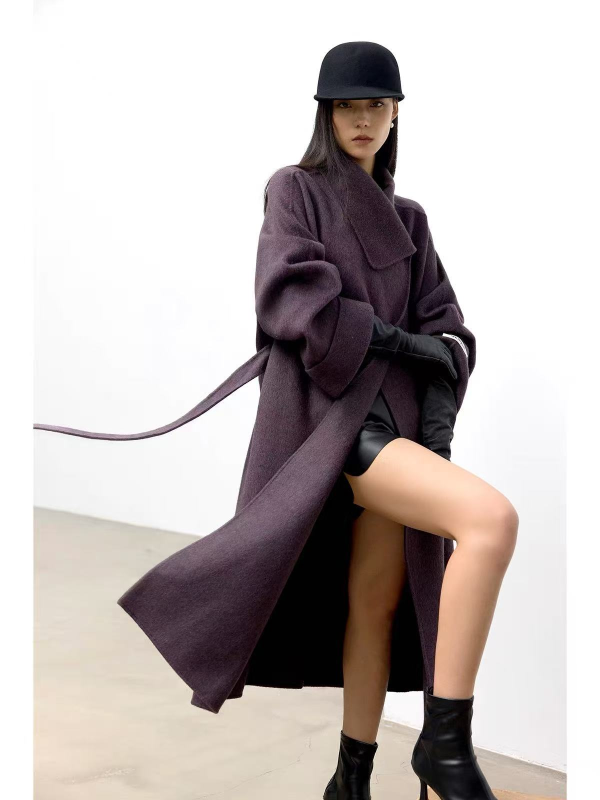
#> input picture example_library/display1.jpg, 1200 x 1600 px (shown at 1/2 size)
$ python -i check_proportions.py   (imports and definitions only)
#> lines starting #> are read from the running program, lines starting #| are printed output that depends on the picture; after the words box and inside, x2 and y2 are one past the last pixel; in counts of white or black regions, pixels touching at a corner belong together
from __future__ import annotations

import argparse
import os
import sys
from pathlib import Path

import cv2
import numpy as np

# [1 line not run here, left out]


HEAD_TO_FACE = 1.3   # full head height vs frontal face-box height
MIN_HEADS = 6.8      # conservative machine estimate for a 7.5-8 head body
MIN_FILL = 0.75      # body height vs frame height
MIN_SHOULDER_RATIO = 1.6
MIN_LEGS = 1.25      # ankle-hip distance / hip-shoulder distance; 1.0 is a five-five split


# [30 lines not run here, left out]


def pose_metrics(img: np.ndarray) -> dict | None:
    """Measure torso/leg split from body landmarks; returns None when unusable."""
    if _POSE is None:
        return None
    rgb = cv2.cvtColor(img, cv2.COLOR_BGR2RGB)
    mp_img = MpImage(image_format=ImageFormat.SRGB, data=rgb)
    result = _POSE.detect(mp_img)
    if not result.pose_landmarks:
        return None
    lm = result.pose_landmarks[0]
    idx = {
        "ls": 11, "rs": 12,   # shoulders
        "lh": 23, "rh": 24,   # hips
        "lk": 25, "rk": 26,   # knees
        "la": 27, "ra": 28,   # ankles
    }
    if any(lm[i].visibility < 0.5 for i in idx.values()):
        return None

    h, w = img.shape[:2]
    def pt(i):
        return np.array([lm[i].x * w, lm[i].y * h])

    shoulder_mid = (pt(idx["ls"]) + pt(idx["rs"])) / 2
    hip_mid = (pt(idx["lh"]) + pt(idx["rh"])) / 2
    ankle_mid = (pt(idx["la"]) + pt(idx["ra"])) / 2
    torso = hip_mid[1] - shoulder_mid[1]
    legs = ankle_mid[1] - hip_mid[1]
    if torso <= 0 or legs <= 0:
        return None

    shoulder_w = float(np.linalg.norm(pt(idx["ls"]) - pt(idx["rs"])))
    hip_w = float(np.linalg.norm(pt(idx["lh"]) - pt(idx["rh"])))
    return {
        "leg_ratio": round(legs / torso, 2),
        "leg_share": round(legs / (legs + torso), 3),
        "shoulder_hip": round(shoulder_w / hip_w, 2) if hip_w else None,
        "_landmarks": {
            "ls": pt(idx["ls"]), "rs": pt(idx["rs"]),
            "lh": pt(idx["lh"]), "rh": pt(idx["rh"]),
            "lk": pt(idx["lk"]), "rk": pt(idx["rk"]),
            "la": pt(idx["la"]), "ra": pt(idx["ra"]),
        },
    }


def detect_face(gray: np.ndarray):
    cascades = [
        cv2.CascadeClassifier(cv2.data.haarcascades + "haarcascade_frontalface_default.xml"),
        cv2.CascadeClassifier(cv2.data.haarcascades + "haarcascade_frontalface_alt2.xml"),
        cv2.CascadeClassifier(cv2.data.haarcascades + "haarcascade_profileface.xml"),
    ]
    best = None
    for casc in cascades:
        faces = casc.detectMultiScale(gray, scaleFactor=1.05, minNeighbors=5, minSize=(20, 20))
        if len(faces):
            candidate = max(faces, key=lambda f: f[2] * f[3])
            if best is None or candidate[2] * candidate[3] > best[2] * best[3]:
                best = candidate
    return best


def imread_unicode(path: Path) -> np.ndarray:
    # cv2.imread cannot handle non-ASCII Windows paths.
    data = np.fromfile(str(path), dtype=np.uint8)
    return cv2.imdecode(data, cv2.IMREAD_COLOR)


def person_mask(img: np.ndarray) -> np.ndarray:
    small = cv2.resize(img, (160, 160))
    border = np.concatenate([small[0, :], small[-1, :], small[:, 0], small[:, -1]])
    bg = np.median(border, axis=0)
    diff = np.abs(small.astype(int) - bg.astype(int)).sum(axis=2)
    mask = (diff > 55).astype(np.uint8) * 255
    mask = cv2.morphologyEx(mask, cv2.MORPH_CLOSE, np.ones((5, 5), np.uint8))
    return cv2.resize(mask, (img.shape[1], img.shape[0]), interpolation=cv2.INTER_NEAREST)


def analyze(
    path: Path,
    min_heads: float = MIN_HEADS,
    min_fill: float = MIN_FILL,
    min_legs: float = MIN_LEGS,
) -> dict:
#> called with path = '../example_library/display1.jpg', min_heads = 6.8, min_fill = 0.75, min_legs = 1.25
    img = imread_unicode(path)
#> in imread_unicode, returned value is the input picture: shape (1600, 1200, 3); mean B, G, R 184, 185.7, 193
    if img is None:
        raise RuntimeError(f"cannot read {path}")

    h, w = img.shape[:2]
#> h = 1600; w = 1200
    scale = 1400 / max(h, w)
#> scale = 0.875
    work = cv2.resize(img, (round(w * scale), round(h * scale))) if scale != 1 else img
    gray = cv2.equalizeHist(cv2.cvtColor(work, cv2.COLOR_BGR2GRAY))
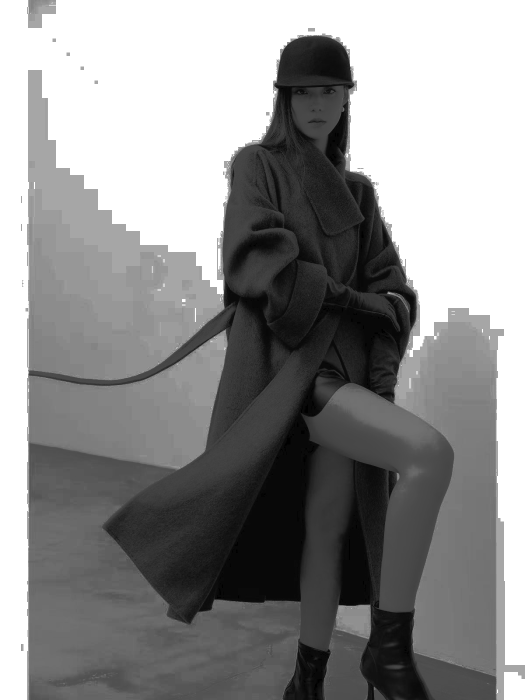
#> gray: shape (1400, 1050) (shown at 1/2 size); min 0, max 255, mean 143.6

    face = detect_face(gray)
#> the loop in detect_face, `for casc in cascades:` made 3 passes
#> best on passes 1 to 2: [565, 140, 133, 133], [567, 138, 135, 135]
#> face = [567, 138, 135, 135]
    mask = person_mask(img)
#> in person_mask, `small = cv2.resize(img, (160, 160))`:
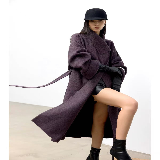
#> small: shape (160, 160, 3); mean B, G, R 184.1, 185.7, 193.1
#> in person_mask, `border = np.concatenate([small[0, :], small[-1, :], small[:, 0], small..`: border = 640 rows, first 8: [255, 255, 255], [255, 255, 255], [255, 255, 255], [255, 255, 255], [255, 255, 255], [255, 255, 255], [255, 255, 255], [255, 255, 255]
#> in person_mask, `bg = np.median(border, axis=0)`: bg = [255, 255, 255]
#> in person_mask, `diff = np.abs(small.astype(int) - bg.astype(int)).sum(axis=2)`:
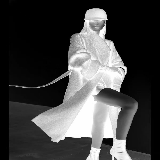
#> diff: shape (160, 160) int64; min 0, max 765, mean 202.1; drawn with min black and max white
#> in person_mask, `mask = (diff > 55).astype(np.uint8) * 255`:
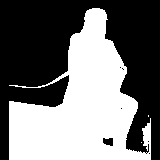
#> mask: shape (160, 160); 45.1% white; 3 white regions (2 under 20 px), largest, box (x1, y1, x2, y2) and area: (9, 8, 151, 160) 11552
#> in person_mask, `mask = cv2.morphologyEx(mask, cv2.MORPH_CLOSE, np.ones((5, 5), np.uint..`:
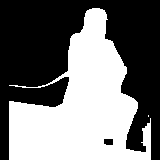
#> mask: shape (160, 160); 45.4% white; 2 white regions (1 under 20 px), largest, box (x1, y1, x2, y2) and area: (9, 8, 151, 160) 11609
#> in person_mask, `return cv2.resize(mask, (img.shape[1], img.shape[0]), interpolation=cv..`:
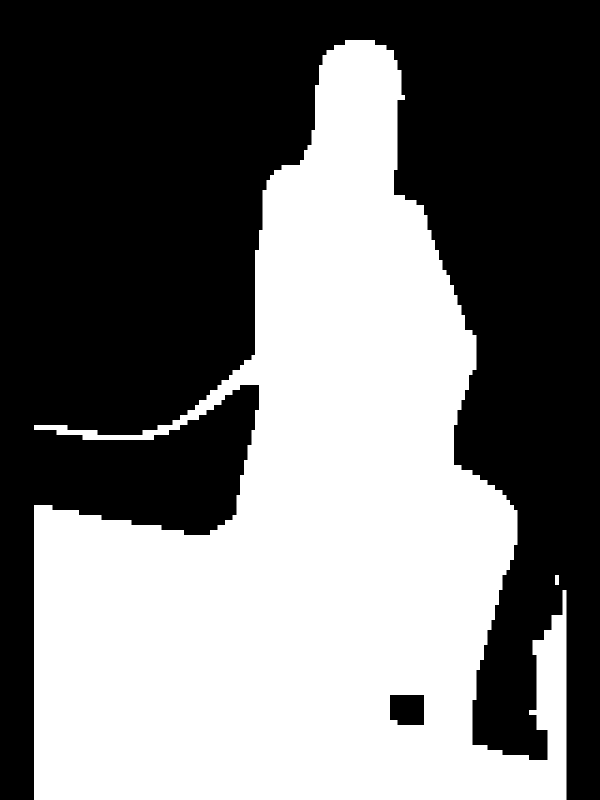
#> returned value: shape (1600, 1200) (shown at 1/2 size); 45.4% white; 2 white regions, box (x1, y1, x2, y2) and area: (68, 80, 1133, 1600) 870640, (1110, 1150, 1118, 1170) 160
    rows = np.where(mask.sum(axis=1) > w * 0.02)[0]
#> rows = 1520 values from 80 to 1599

    result = {
        "path": str(path),
        "frame": (w, h),
        "face_px": None,
        "heads": None,
        "fill": None,
        "shoulder_ratio": None,
        "leg_ratio": None,
        "leg_share": None,
        "thigh_shoulder": None,
        "calf_shoulder": None,
        "ok": False,
        "reason": [],
    }
    pose = pose_metrics(img)
    if pose:
        landmarks = pose.pop("_landmarks")
        result.update(pose)
        ls, rs = landmarks["ls"], landmarks["rs"]
        lh, rh = landmarks["lh"], landmarks["rh"]
        lk, rk = landmarks["lk"], landmarks["rk"]
        la, ra = landmarks["la"], landmarks["ra"]
        shoulder_w = float(np.linalg.norm(ls - rs))
        hip_mid = (lh + rh) / 2
        knee_mid = (lk + rk) / 2
        ankle_mid = (la + ra) / 2

        # [9 lines left out: function width_at_row, not called in this run]

        thigh_w = width_at_row((hip_mid[1] + knee_mid[1]) / 2)
        calf_w = width_at_row((knee_mid[1] + ankle_mid[1]) / 2)
        if thigh_w is not None and shoulder_w:
            result["thigh_shoulder"] = round(thigh_w / shoulder_w, 2)
        if calf_w is not None and shoulder_w:
            result["calf_shoulder"] = round(calf_w / shoulder_w, 2)

    if face is None:
        result["reason"].append("face not detected")
    if len(rows) == 0:
        result["reason"].append("body not detected")

    if face is None or len(rows) == 0:
        result["ok"] = not result["reason"]
        return result

    fx, fy, fw, fh = face
    face_h = fh / scale
    face_w = fw / scale
    top, bottom = rows[0], rows[-1]
    body_h = bottom - top
    head_full = face_h * HEAD_TO_FACE

    result["face_px"] = int(face_h)
    result["heads"] = round(body_h / head_full, 2)
    result["fill"] = round(body_h / h, 3)
    # Shoulder width from the person mask at roughly 1.8 head-heights below the crown.
    crown = max(0, int(fy / scale - 0.35 * face_h))
    shoulder_y = int(crown + 1.8 * head_full)
    if 0 <= shoulder_y < h:
        band = mask[max(0, shoulder_y - 4): shoulder_y + 5, :]
        cols = np.where(band.sum(axis=0) > 255 * 3)[0]
        if len(cols):
            shoulder_w = cols[-1] - cols[0]
            result["shoulder_ratio"] = round(shoulder_w / face_w, 2)

    if result["heads"] is not None and result["heads"] < min_heads:
        result["reason"].append(f"heads {result['heads']} < {min_heads}")
    if result["fill"] < min_fill:
        result["reason"].append(f"fill {result['fill']} < {min_fill}")
    if result["shoulder_ratio"] is not None and result["shoulder_ratio"] < MIN_SHOULDER_RATIO:
        result["reason"].append(f"shoulder/head-width {result['shoulder_ratio']} < {MIN_SHOULDER_RATIO}")
    if result["leg_ratio"] is not None and result["leg_ratio"] < min_legs:
        result["reason"].append(f"legs/torso {result['leg_ratio']} < {min_legs} (five-five split)")
    result["ok"] = not result["reason"]
    return result


# [45 lines left out: function main, not called in this run]


# [2 lines not run here, left out]

#> (the run stopped early here; a loop or call above may not have finished)

$ run again, on example_library/display12.jpg
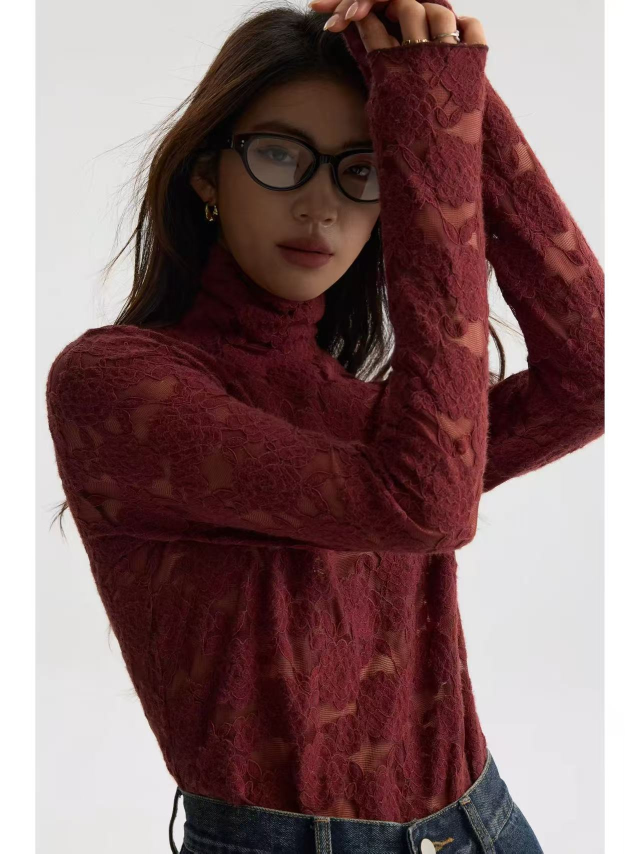
#> input picture example_library/display12.jpg, 1280 x 1707 px (shown at 1/2 size)
#> in imread_unicode, returned value is the input picture: shape (1707, 1280, 3); mean B, G, R 108.2, 108.1, 133.4
#> the loop in detect_face, `for casc in cascades:` made 3 passes
#> best on pass 1: [310, 142, 354, 354]
#> face = [310, 142, 354, 354]
#> border = 640 rows, first 8: [255, 255, 255], [255, 255, 255], [255, 255, 255], [255, 255, 255], [255, 255, 255], [255, 255, 255], [255, 255, 255], [255, 255, 255]
#> bg = [255, 255, 255]
#> in person_mask, `mask = (diff > 55).astype(np.uint8) * 255`:
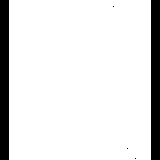
#> mask: shape (160, 160); 88.7% white; 5 black regions (3 under 20 px), largest, box (x1, y1, x2, y2) and area: (0, 0, 9, 160) 1440, (151, 0, 160, 160) 1440
#> in person_mask, `return cv2.resize(mask, (img.shape[1], img.shape[0]), interpolation=cv..`:
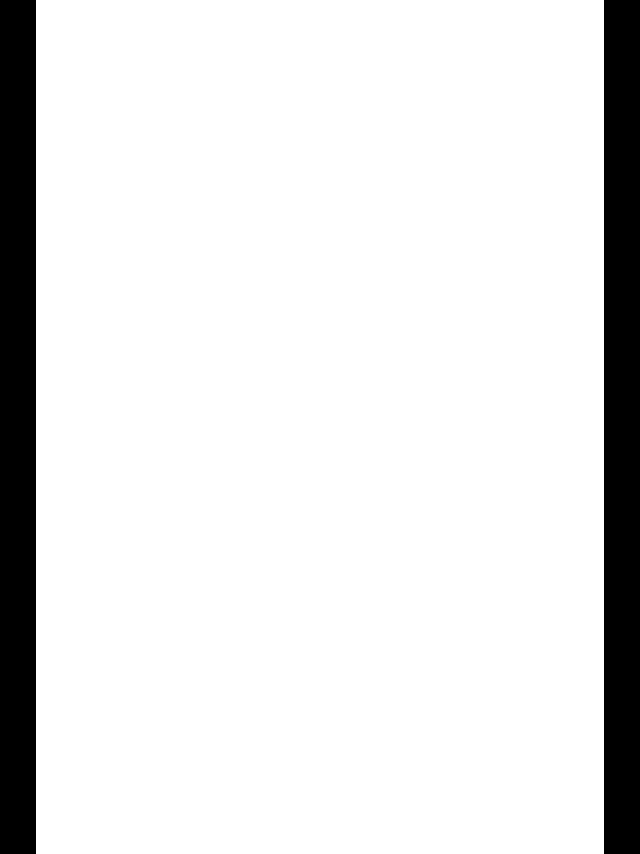
#> returned value: shape (1707, 1280) (shown at 1/2 size); 88.8% white; 2 black regions, box (x1, y1, x2, y2) and area: (0, 0, 72, 1707) 122904, (1208, 0, 1280, 1707) 122904
#> rows = 1707 values from 0 to 1706

$ run again, on example_library/display13.jpg
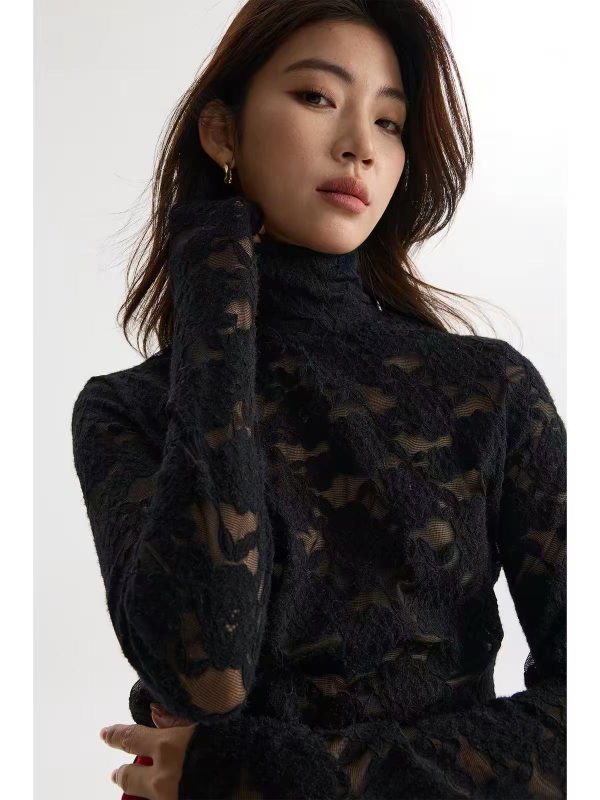
#> input picture example_library/display13.jpg, 1200 x 1600 px (shown at 1/2 size)
#> in imread_unicode, returned value is the input picture: shape (1600, 1200, 3); mean B, G, R 107.1, 108.7, 113.7
#> the loop in detect_face, `for casc in cascades:` made 3 passes
#> best on pass 1: [407, 44, 369, 369]
#> face = [407, 44, 369, 369]
#> border = 640 rows, first 8: [255, 255, 255], [255, 255, 255], [255, 255, 255], [255, 255, 255], [255, 255, 255], [255, 255, 255], [255, 255, 255], [255, 255, 255]
#> bg = [255, 255, 255]
#> in person_mask, `mask = (diff > 55).astype(np.uint8) * 255`:
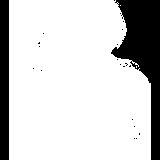
#> mask: shape (160, 160); 80.7% white; 22 black regions (20 under 20 px), largest, box (x1, y1, x2, y2) and area: (111, 0, 160, 160) 3472, (0, 0, 9, 160) 1440
#> in person_mask, `return cv2.resize(mask, (img.shape[1], img.shape[0]), interpolation=cv..`:
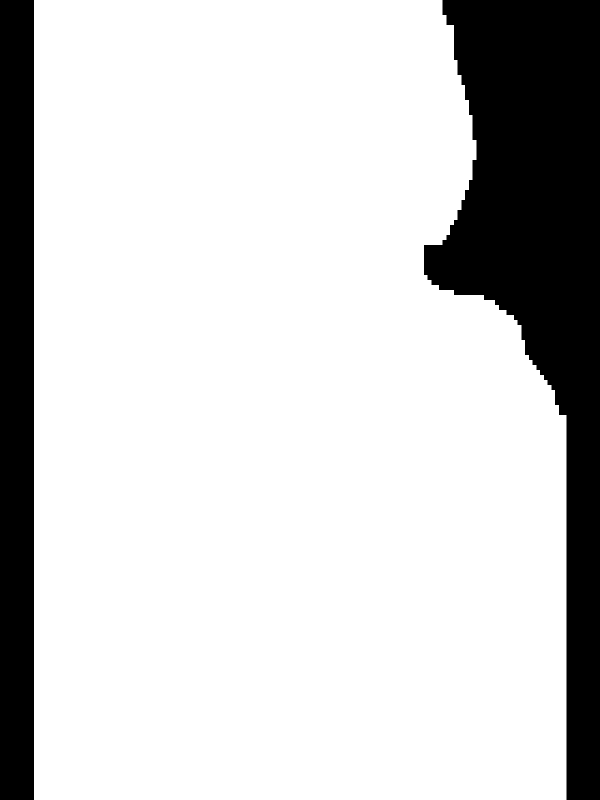
#> returned value: shape (1600, 1200) (shown at 1/2 size); 81% white; 2 black regions, box (x1, y1, x2, y2) and area: (848, 0, 1200, 1600) 255210, (0, 0, 68, 1600) 108800
#> rows = 1600 values from 0 to 1599
